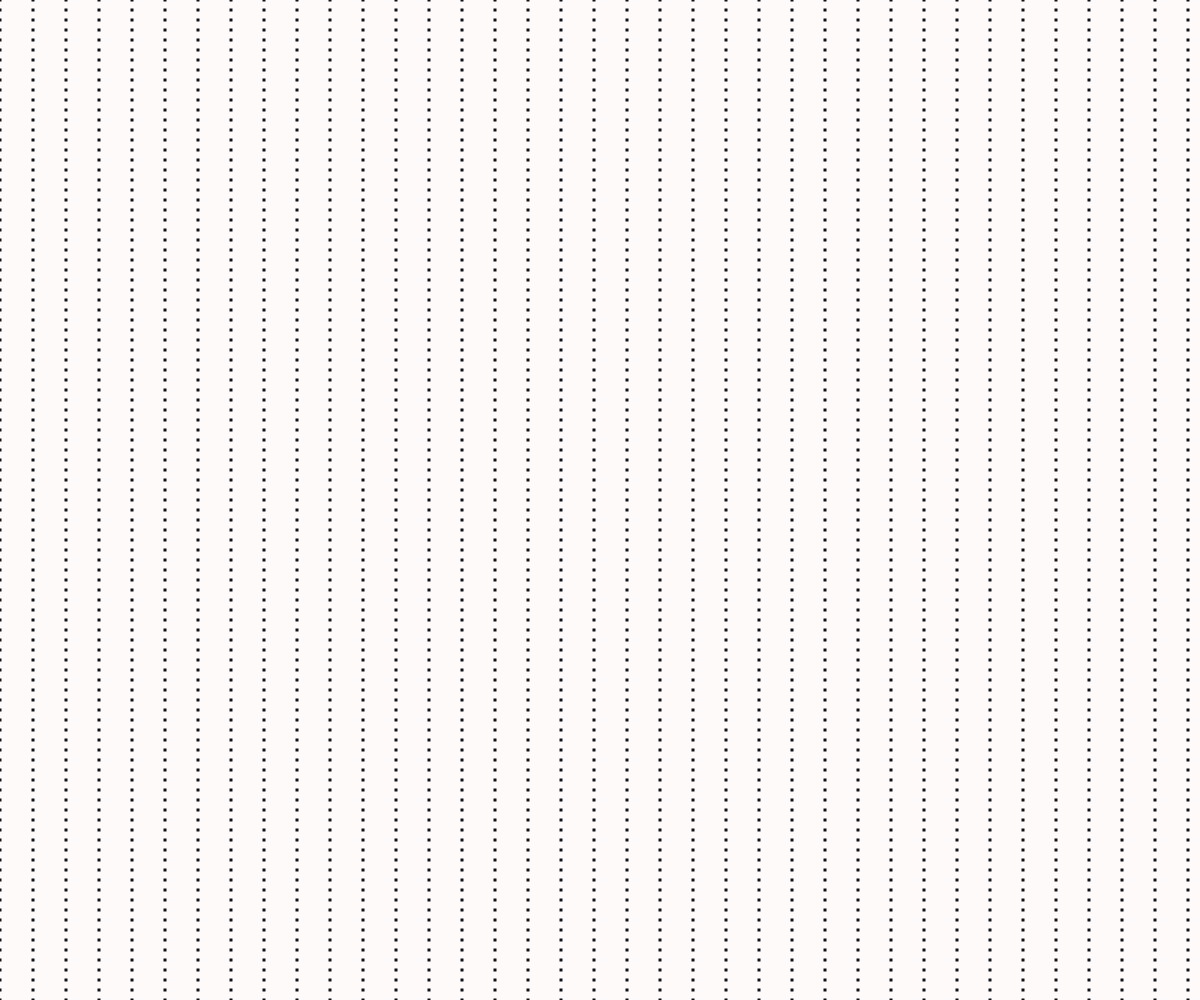
Frame 1 (no input)
Frame 60 (no input): identical to frame 1, image omitted
Frame 120 (the mouse pressed at the canvas centre since frame 60): identical to frame 1, image omitted

The p5.js sketch that drew this single still picture (run headless with seeded random() and noise() and a simulated clock; from frame 60 on, the mouse is pressed at the canvas centre):

// p5.js sketch
// ── sketch.js
//MOBILE

let x, y, z,
  pos = {};

function setup() {
  createCanvas(windowWidth, windowHeight);
  fill(13,17,21);
  noStroke();
  rectMode(CENTER);
  frameRate(30);
  noiseDetail(2, 0.9);

  pos.x = 200;
  pos.y = 200;
  x = 0;
  y = 0;
}

function draw() {
  background('#fffafa');

  pos.x += x;
  pos.y -= y;

  for (let i = 0; i < width + 33; i += 33) {
    for (let j = 0; j < height + 33; j += 10) {
      let n = sin(noise(i * 0.005, j * 0.005, pos.x * 0.005));
      let m = cos(pos.x) + sin(pos.y) * atan(0.00005);
      push();
      translate(i, j);
      rotate(radians(10 * n));
      scale(6 * n);
      let fx = map(pos.x, 0, windowWidth, 0.5, 1);
      // let fy = map(pos.y, 0, windowHeight, 200,255);
      rect(0, 0, 3, 3);
      pop();
    }
  }
}

// accelerometer Data
window.addEventListener('devicemotion', e => {
  // get accelerometer values
  x = parseInt(e.accelerationIncludingGravity.x);
  y = parseInt(e.accelerationIncludingGravity.y);
  z = parseInt(e.accelerationIncludingGravity.z);
});

function windowResized() {
  resizeCanvas(windowWidth, windowHeight);
}
